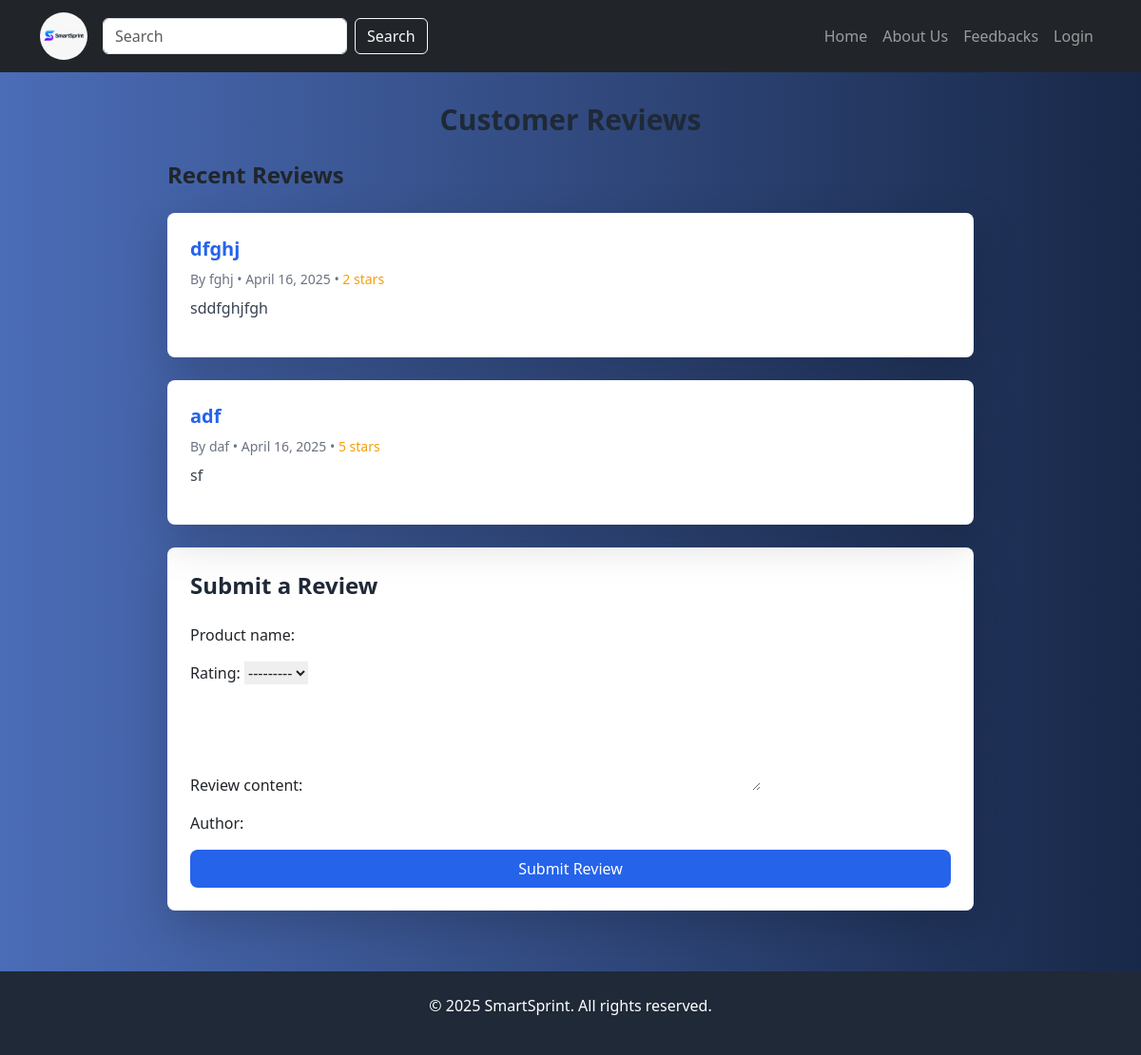
The app's page /1/reviews/ with its own data.
### quiz_app1/models.py (models this page shows, shortened)
class Review(models.Model):
    product_name = models.CharField(max_length=255)
    rating = models.IntegerField(choices=[(i, i) for i in range(1, 6)])  # Rating from 1 to 5
    review_content = models.TextField()
    author = models.CharField(max_length=100)
    created_at = models.DateTimeField(auto_now_add=True)

### quiz_app1/views.py (the view)
# urls.py: path('reviews/', views.reviews, name='reviews'),
def reviews(request):
    reviews = Review.objects.all().order_by('-created_at')  # Get all reviews ordered by creation date
    if request.method == 'POST':
        form = ReviewForm(request.POST)
        if form.is_valid():
            form.save()  # Save the new review
            return redirect('reviews')  # Redirect to the same page to show updated reviews
    else:
        form = ReviewForm()
    return render(request, 'reviews.html', {'reviews': reviews, 'form': form})

### quiz_app1/forms.py
class ReviewForm(forms.ModelForm):
    class Meta:
        model = Review
        fields = ['product_name', 'rating', 'review_content', 'author']
        widgets = {
            'review_content': forms.Textarea(attrs={'rows': 4, 'cols': 50}),
        }

### quiz_app1/templates/reviews.html (shortened to what this page needs)
<!DOCTYPE html>
<html lang="en">
    {% load static %}
<head>
    <link href="https://cdn.jsdelivr.net/npm/tailwindcss@2.2.19/dist/tailwind.min.css" rel="stylesheet">
    <link rel="stylesheet" href="https://cdn.jsdelivr.net/npm/bootstrap@5.3.0/dist/css/bootstrap.min.css">
</head>
<body class="bg-gray-50 font-sans">
    <nav class="navbar navbar-expand-lg navbar-dark bg-dark">
        <div class="container">
            <a class="navbar-brand" href="{% url 'home' %}">
                <img src="{% static 'images/logo.png' %}" alt="Logo" style="height: 50px; width: 50px;">
            </a>
            <form class="d-flex mx-auto">
                <input class="form-control me-2" type="search" placeholder="Search" aria-label="Search">
                <button class="btn btn-outline-light" type="submit">Search</button>
            </form>
            <div class="collapse navbar-collapse" id="navbarNav">
                <ul class="navbar-nav ms-auto">
                    <li class="nav-item"><a class="nav-link" href="{% url 'home' %}">Home</a></li>
                    <li class="nav-item"><a href="{% url 'about' %}" class="nav-link">About Us</a></li>
                    <li class="nav-item"><a href="/1/reviews/" class="nav-link">Feedbacks</a></li>
                    {% if user.is_authenticated %}
                    <li class="nav-item"><a class="nav-link" href="{% url 'courses' %}">Courses</a></li>
                    <li class="nav-item"><a class="nav-link" href="{% url 'profile' %}">{{ user.username }}</a></li>
                    <li class="nav-item"><a class="nav-link" href="{% url 'logout' %}">Logout</a></li>
                    {% else %}
                     <li class="nav-item"><a class='nav-link' href="{% url 'login' %}">Login</a></li>
                    {% endif %}
                </ul>
            </div>
        </div>
    </nav>
    <div class="max-w-4xl mx-auto px-4 py-8">
        <h2 class="text-3xl font-bold text-center mb-6 text-gray-800">Customer Reviews</h2>
        <div class="mb-6">
            <h3 class="text-2xl font-semibold mb-4 text-black-700">Recent Reviews</h3>
            {% for review in reviews %}
            <div class="bg-white shadow-lg rounded-lg p-6 mb-6 transition-transform transform hover:scale-105 duration-300 ease-in-out">
                <h4 class="text-xl font-semibold text-blue-600">{{ review.product_name }}</h4>
                <p class="text-gray-500 text-sm mb-2">
                    By <span class="font-medium">{{ review.author }}</span> •
                    {{ review.created_at|date:"F j, Y" }} •
                    <span class="text-yellow-500">{{ review.rating }} stars</span>
                </p>
                <p class="text-gray-700">{{ review.review_content }}</p>
            </div>
            {% empty %}
            <p class="text-gray-500">No reviews yet.</p>
            {% endfor %}
        </div>
        <div class="bg-white shadow-lg rounded-lg p-6 mb-8">
            <h3 class="text-2xl font-semibold mb-4 text-gray-800">Submit a Review</h3>
            <form method="POST" class="space-y-4">
                {{ form.as_p }}
                <button type="submit" class="w-full bg-blue-600 text-white py-2 px-4 rounded-lg hover:bg-blue-700 transition duration-300 ease-in-out">Submit Review</button>
            </form>
        </div>
    </div>
    <footer class="bg-gray-800 text-white py-6">
        <div class="max-w-4xl mx-auto text-center">
            <p>&copy; 2025 SmartSprint. All rights reserved.</p>
        </div>
    </footer>
</body>
</html>

### quiz_app1/templates/reviews.html (style rules this page uses)
body { background: linear-gradient(to right, #4b6cb7, #182848); }
.navbar-brand img { border-radius: 50%; }

### records on screen
Review: product_name "dfghj", author "fghj", created_at "April 16, 2025", rating "2", review_content "sddfghjfgh"
Review: product_name "adf", author "daf", created_at "April 16, 2025", rating "5", review_content "sf"
